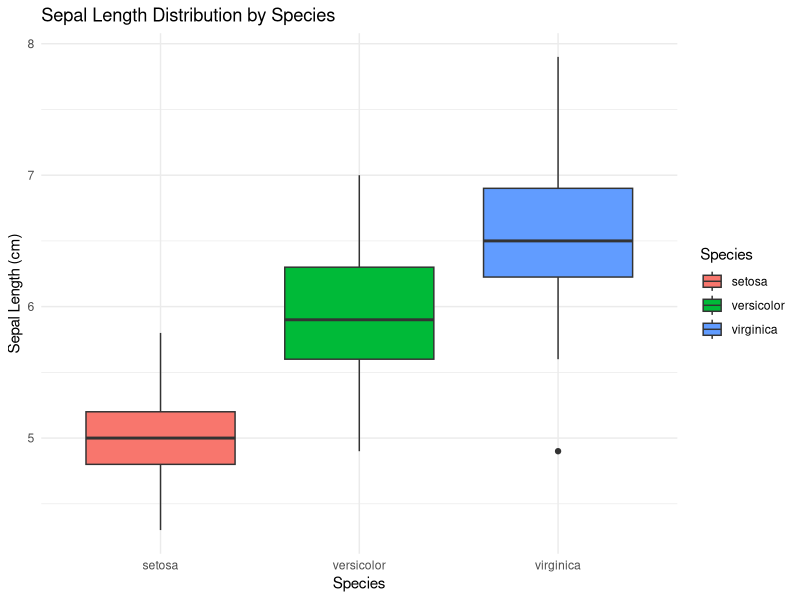
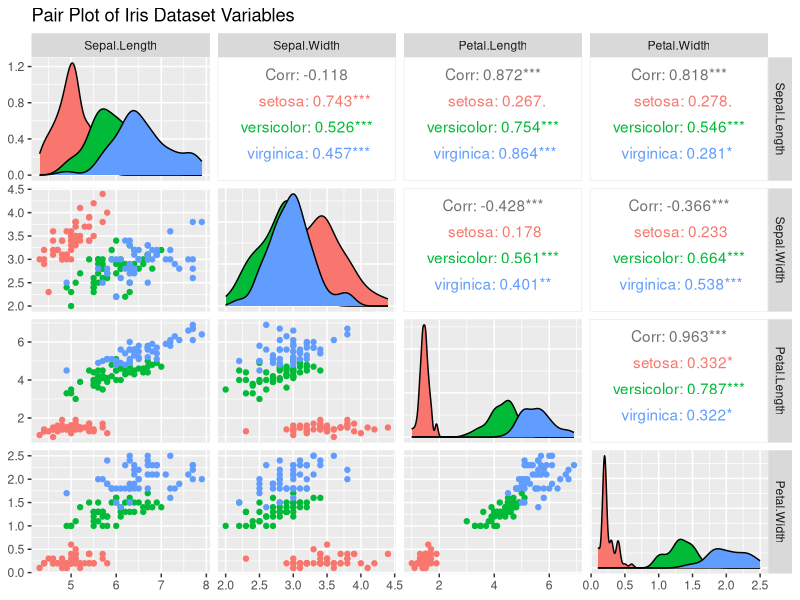

Here is the R script that generated these plots, in order:
library(ggplot2)
library(dplyr)
library(GGally)

data("iris")

### ---- PART A ----
# Statistical test: Are there significant differences in sepal lengths between species?

str(iris)

ggplot(iris, aes(x = Species, y = Sepal.Length, fill = Species)) +
  geom_boxplot() +
  labs(title = "Sepal Length Distribution by Species",
       x = "Species",
       y = "Sepal Length (cm)") +
  theme_minimal()

# 1. Normality (using Shapiro test for each group)
by(iris$Sepal.Length, iris$Species, shapiro.test)

# 2. Homogeneity of variance (Levene’s Test)
library(car)
leveneTest(Sepal.Length ~ Species, data = iris)

# Perform one-way ANOVA
anova_result <- aov(Sepal.Length ~ Species, data = iris)
summary(anova_result)

# If ANOVA is significant, perform post-hoc test (Tukey HSD)
tukey_result <- TukeyHSD(anova_result)
print(tukey_result)

### ---- PART B ----
# Pair plot to visualize relationships among all variables
ggpairs(iris,
        columns = 1:4,
        mapping = aes(color = Species),
        title = "Pair Plot of Iris Dataset Variables")
